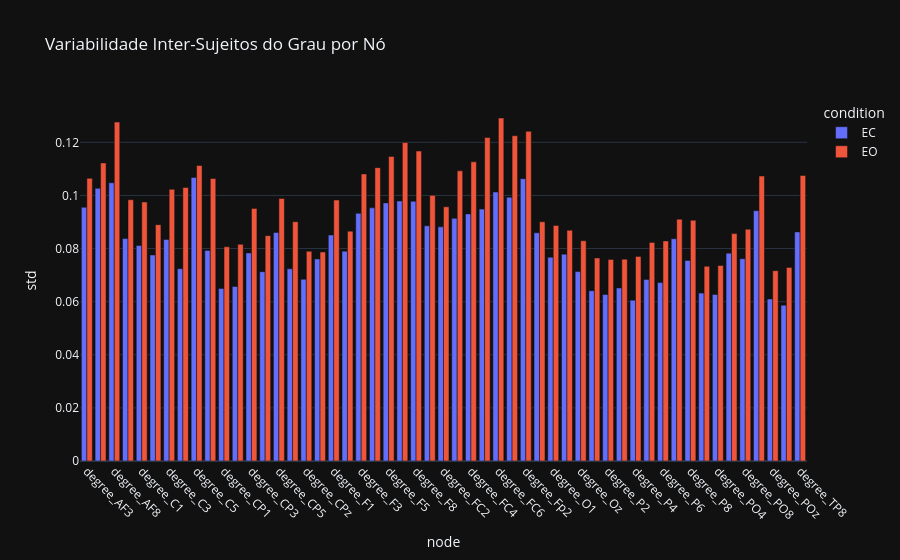

Write notebook code for a chart like this one.
### Code cell
fig = px.bar(
    degree_stats,
    x="node",
    y="std",
    color="condition",
    barmode="group",
    title="Variabilidade Inter-Sujeitos do Grau por Nó"
)
fig.update_layout(xaxis_tickangle=45)
fig.show()

### Figure 1 — Plotly figure (JSON) as saved in the notebook; plotly's stock layout.template omitted (floating-point values rounded to 4 significant figures)
{"data": [{"alignmentgroup": "True", "hovertemplate": "condition=EC<br>node=%{x}<br>std=%{y}<extra></extra>", "legendgroup": "EC", "marker": {"color": "#636efa", "pattern": {"shape": ""}}, "name": "EC", "offsetgroup": "EC", "orientation": "v", "showlegend": true, "textposition": "auto", "x": ["degree_AF3", "degree_AF4", "degree_AF8", "degree_AFz", "degree_C1", "degree_C2", "degree_C3", "degree_C4", "degree_C5", "degree_C6", "degree_CP1", "degree_CP2", "degree_CP3", "degree_CP4", "degree_CP5", "degree_CP6", "degree_CPz", "degree_Cz", "degree_F1", "degree_F2", "degree_F3", "degree_F4", "degree_F5", "degree_F6", "degree_F8", "degree_FC1", "degree_FC2", "degree_FC3", "degree_FC4", "degree_FC5", "degree_FC6", "degree_FT7", "degree_Fp2", "degree_Fz", "degree_O1", "degree_O2", "degree_Oz", "degree_P1", "degree_P2", "degree_P3", "degree_P4", "degree_P5", "degree_P6", "degree_P7", "degree_P8", "degree_PO3", "degree_PO4", "degree_PO7", "degree_PO8", "degree_PO9", "degree_POz", "degree_Pz", "degree_TP8"], "xaxis": "x", "y": [0.09554, 0.1027, 0.1048, 0.08376, 0.08113, 0.07756, 0.08343, 0.07243, 0.1068, 0.07929, 0.06498, 0.06573, 0.07834, 0.07128, 0.08604, 0.07236, 0.06841, 0.0761, 0.08508, 0.079, 0.09324, 0.09531, 0.09718, 0.0979, 0.09779, 0.08856, 0.08816, 0.09136, 0.09304, 0.09484, 0.1013, 0.0993, 0.1063, 0.08592, 0.07674, 0.07785, 0.07132, 0.0641, 0.0627, 0.06513, 0.06055, 0.06838, 0.06717, 0.08369, 0.0755, 0.06321, 0.0627, 0.07827, 0.07617, 0.09424, 0.06099, 0.05866, 0.08626], "yaxis": "y", "type": "bar"}, {"alignmentgroup": "True", "hovertemplate": "condition=EO<br>node=%{x}<br>std=%{y}<extra></extra>", "legendgroup": "EO", "marker": {"color": "#EF553B", "pattern": {"shape": ""}}, "name": "EO", "offsetgroup": "EO", "orientation": "v", "showlegend": true, "textposition": "auto", "x": ["degree_AF3", "degree_AF4", "degree_AF8", "degree_AFz", "degree_C1", "degree_C2", "degree_C3", "degree_C4", "degree_C5", "degree_C6", "degree_CP1", "degree_CP2", "degree_CP3", "degree_CP4", "degree_CP5", "degree_CP6", "degree_CPz", "degree_Cz", "degree_F1", "degree_F2", "degree_F3", "degree_F4", "degree_F5", "degree_F6", "degree_F8", "degree_FC1", "degree_FC2", "degree_FC3", "degree_FC4", "degree_FC5", "degree_FC6", "degree_FT7", "degree_Fp2", "degree_Fz", "degree_O1", "degree_O2", "degree_Oz", "degree_P1", "degree_P2", "degree_P3", "degree_P4", "degree_P5", "degree_P6", "degree_P7", "degree_P8", "degree_PO3", "degree_PO4", "degree_PO7", "degree_PO8", "degree_PO9", "degree_POz", "degree_Pz", "degree_TP8"], "xaxis": "x", "y": [0.1064, 0.1122, 0.1276, 0.09838, 0.09752, 0.08898, 0.1023, 0.103, 0.1113, 0.1064, 0.08065, 0.08158, 0.09511, 0.08486, 0.09887, 0.0901, 0.07897, 0.07867, 0.09825, 0.08655, 0.1081, 0.1105, 0.1147, 0.1199, 0.1167, 0.1, 0.09571, 0.1093, 0.1126, 0.1218, 0.1291, 0.1225, 0.1241, 0.09008, 0.08869, 0.08689, 0.08293, 0.07646, 0.07591, 0.07599, 0.07704, 0.08228, 0.08286, 0.09105, 0.09063, 0.07329, 0.07363, 0.08561, 0.08727, 0.1073, 0.07167, 0.07289, 0.1075], "yaxis": "y", "type": "bar"}], "layout": {"xaxis": {"anchor": "y", "domain": [0.0, 1.0], "title": {"text": "node"}, "tickangle": 45}, "yaxis": {"anchor": "x", "domain": [0.0, 1.0], "title": {"text": "std"}}, "legend": {"title": {"text": "condition"}, "tracegroupgap": 0}, "title": {"text": "Variabilidade Inter-Sujeitos do Grau por Nó"}, "barmode": "group"}}
